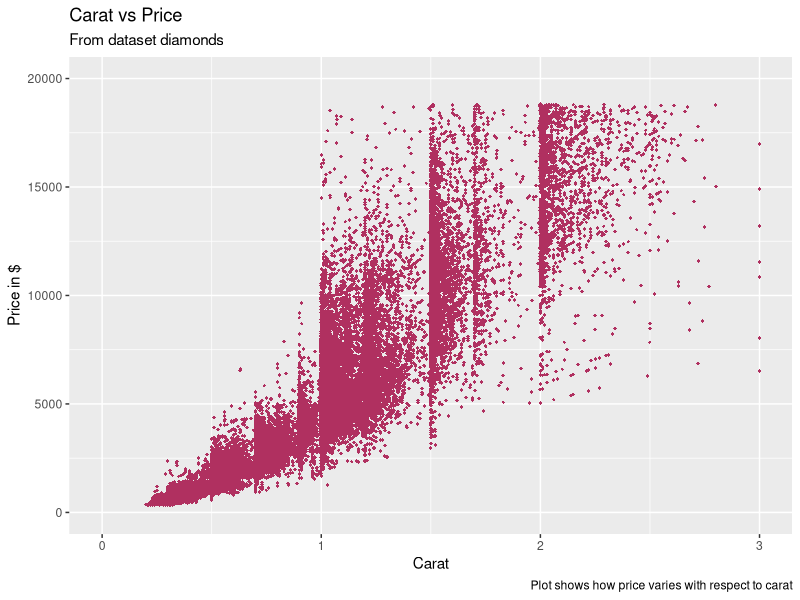
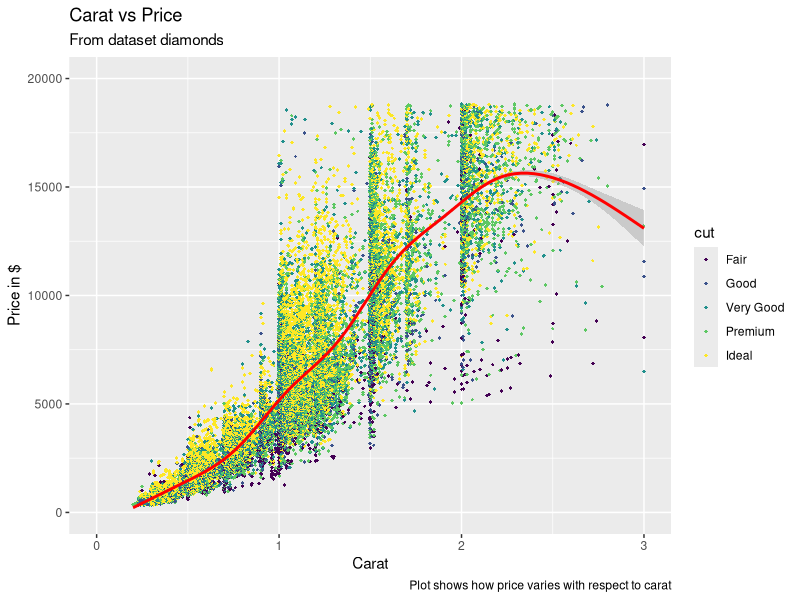
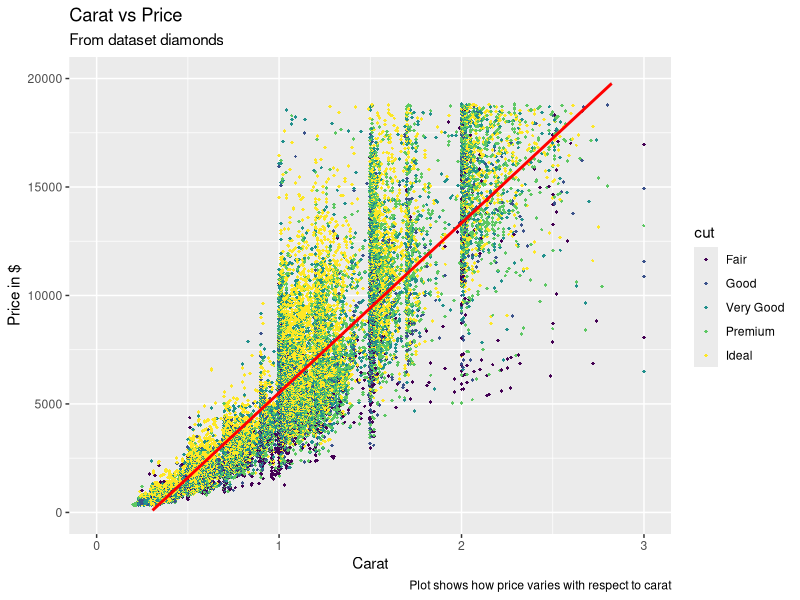
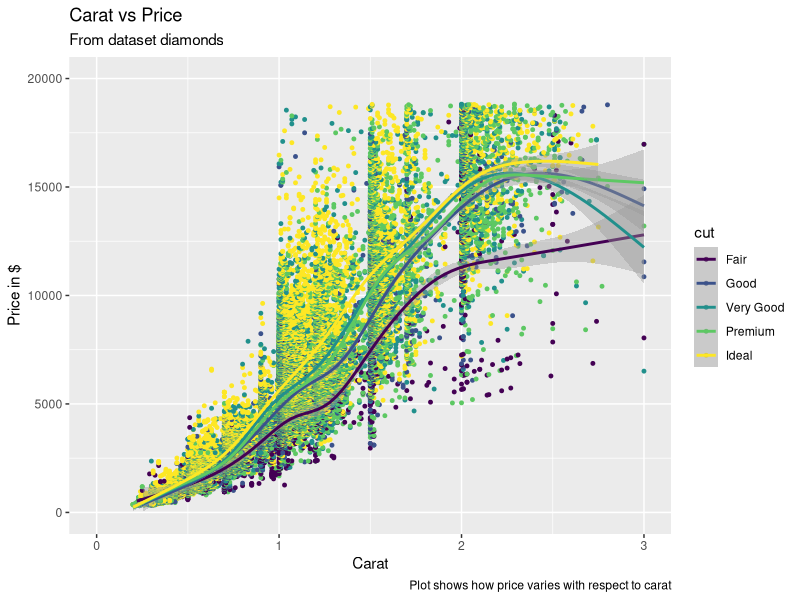
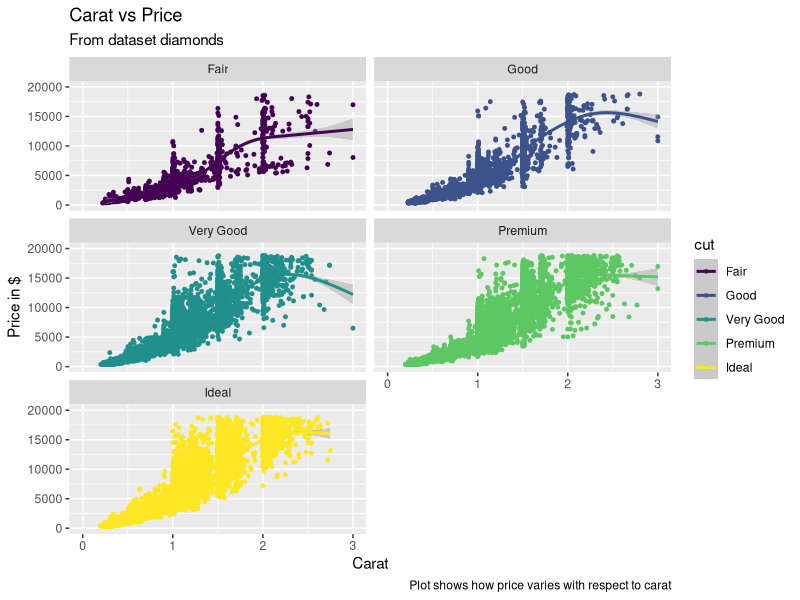
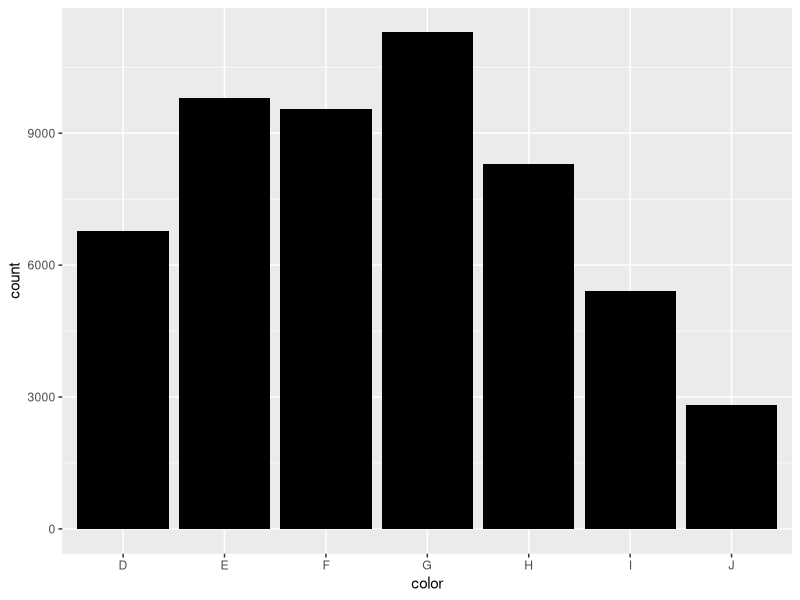
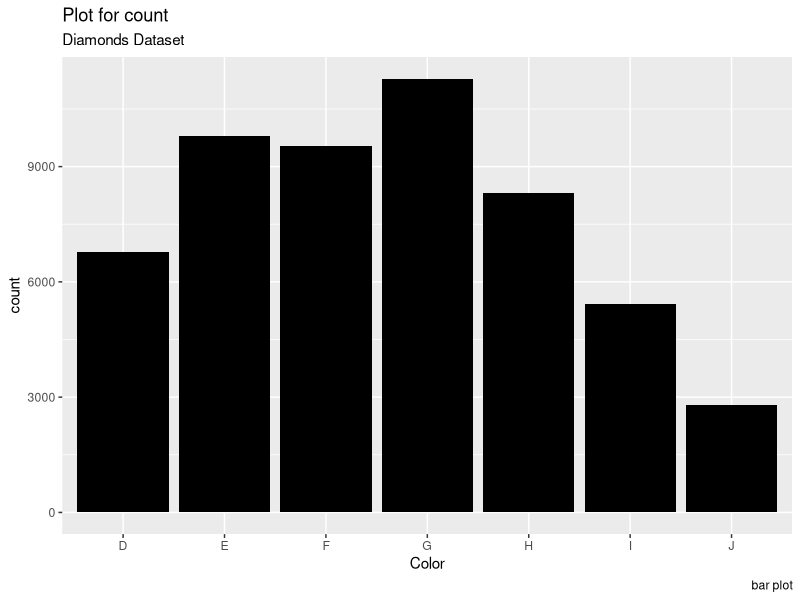
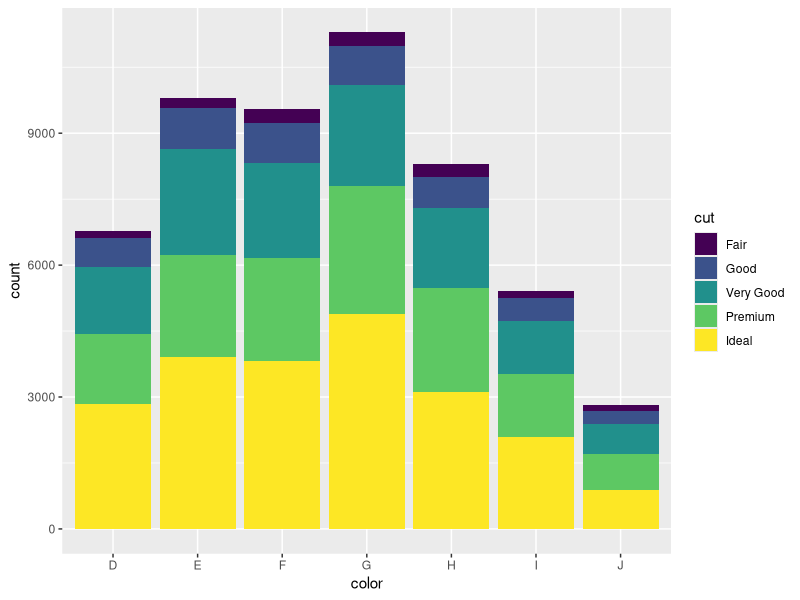

Recreate these plots in R, in order.
library(ggplot2)
View(diamonds)
ggplot(diamonds,aes(x=carat,y=price)) + 
  geom_point(col = "maroon", size = 1, shape = 18) +
  xlim(c(0,3)) + ylim(c(0,20000)) +
  labs(title = "Carat vs Price",
       subtitle = "From dataset diamonds",
       x = "Carat", y = "Price in $",
       caption = "Plot shows how price varies with respect to carat")
ggplot(diamonds,aes(x=carat,y=price)) + 
  geom_point((aes(col = cut)), size = 1, shape = 18) +
  xlim(c(0,3)) + ylim(c(0,20000)) +
  geom_smooth(col = "Red") +
  labs(title = "Carat vs Price",
       subtitle = "From dataset diamonds",
       x = "Carat", y = "Price in $",
       caption = "Plot shows how price varies with respect to carat")
ggplot(diamonds,aes(x=carat,y=price)) + 
  geom_point((aes(col = cut)), size = 1, shape = 18) +
  geom_smooth(method = "lm",col = "Red") +
  xlim(c(0,3)) + ylim(c(0,20000)) +
  labs(title = "Carat vs Price",
       subtitle = "From dataset diamonds",
       x = "Carat", y = "Price in $",
       caption = "Plot shows how price varies with respect to carat")
ggplot(diamonds,aes(x=carat,y=price,color = cut)) + 
  geom_point(size = 1) +
  xlim(c(0,3)) + ylim(c(0,20000)) +
  geom_smooth() +
  labs(title = "Carat vs Price",
       subtitle = "From dataset diamonds",
       x = "Carat", y = "Price in $",
       caption = "Plot shows how price varies with respect to carat")
ggplot(diamonds,aes(x=carat,y=price,color = cut)) + 
  geom_point(size = 1) +
  xlim(c(0,3)) + ylim(c(0,20000)) +
  geom_smooth() +
  labs(title = "Carat vs Price",
       subtitle = "From dataset diamonds",
       x = "Carat", y = "Price in $",
       caption = "Plot shows how price varies with respect to carat") +
  facet_wrap(~cut,ncol = 2)
A = ggplot(diamonds, aes(x = color)) + 
  geom_bar(fill = "black")
A
A + labs(title = "Plot for count",
         subtitle = "Diamonds Dataset",x = "Color",
         y = "count",caption = "bar plot")
C = ggplot(diamonds, aes(x = color, fill = cut)) +geom_bar()
C
ggplot(diamonds, aes(x=color,fill=cut)) + 
  geom_bar(position = "fill")
ggplot(diamonds, aes(x=color,fill=cut)) + 
  geom_bar(position = "dodge")
ggplot(diamonds, aes(x=color,fill=cut)) + 
  geom_bar(position = "dodge") + coord_flip()
C + facet_grid(~cut)